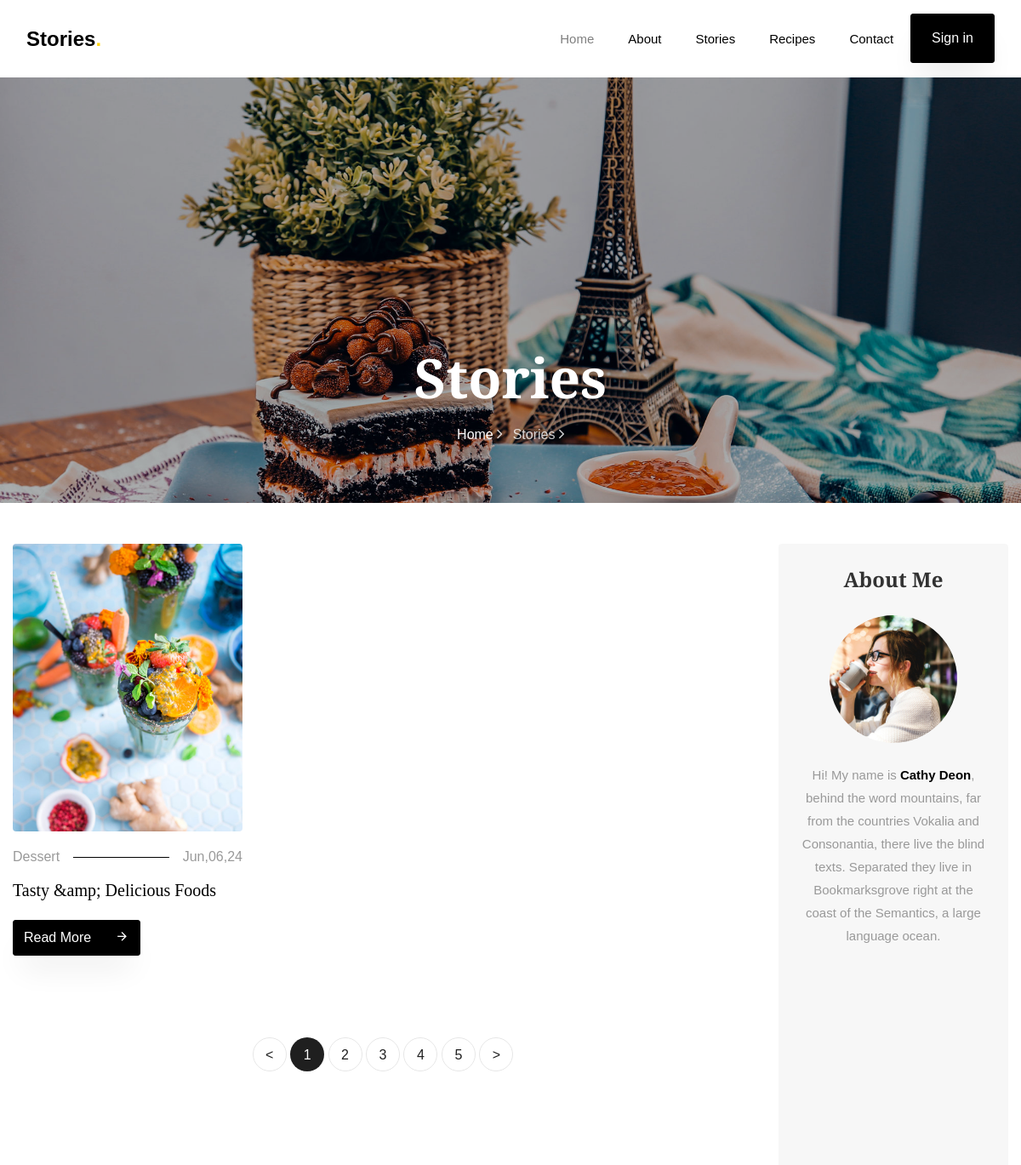
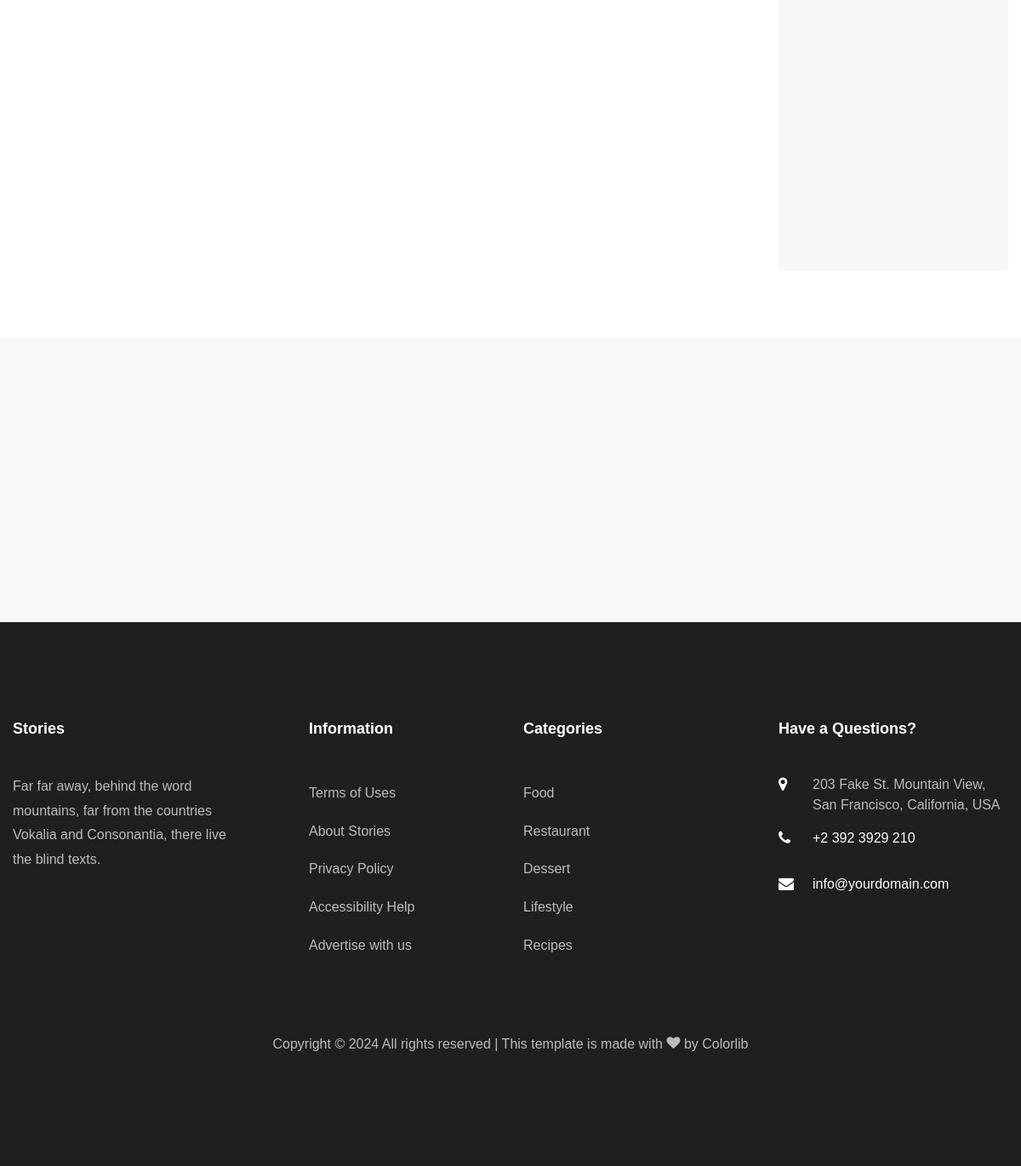
/stories/?category=LifeStyle, run on the app's committed database (2 pictures, top to bottom).
### story/models.py (models this page shows, shortened)
class Stories(BaseModel):
    title =models.CharField(verbose_name="title of stories" , max_length=50,help_text="max 50 characters")
    image = models.ImageField(upload_to="stories_img",verbose_name="Image of Stories")
    category = models.ForeignKey(Category,on_delete=models.CASCADE,verbose_name='Category of the blog',related_name="story_category")
    descriptions = RichTextUploadingField()
    tag=models.ManyToManyField(Tag,related_name="story_tag")
    author = models.ForeignKey(Author,on_delete=models.CASCADE,related_name='story_author')
    class Meta:
        verbose_name = "Story"
        verbose_name_plural = "Stories"

### story/views.py (the view)
# urls.py: path('stories/', stories, name = 'stories'),
def stories(request):
    category_filter = request.GET.get('category')
    if category_filter:
        all_stories = Stories.objects.filter(category__name=category_filter)
    else:
        all_stories = Stories.objects.all()
    context = {
        'all_stories' : all_stories,
    }
    return render(request, 'stories.html',context)

### context_processors/custom_context.py (called while the page is built)
def category_list(request):
    categories = Category.objects.annotate(count= Count('story_category'))
    return {'category_list':categories}

### story/models.py (called while the page is built)
    def __str__(self):
        return self.name

### story/templates/stories.html (shortened to what this page needs)
{% extends 'base.html' %}
{% load static %}
{% block content %}
    <section class="hero-wrap hero-wrap-2" style="background-image: url({% static 'images/bg_4.jpg' %});">
        <div class="overlay"></div>
        <div class="container">
            <div class="row no-gutters slider-text align-items-end justify-content-center">
                <div class="col-md-9 ftco-animate pb-5 text-center">
                    <h1 class="mb-3 bread">Stories</h1>
                    <p class="breadcrumbs"><span class="mr-2"><a href="{% url 'home' %}">Home <i
                            class="ion-ios-arrow-forward"></i></a></span> <span>Stories <i
                            class="ion-ios-arrow-forward"></i></span>
                    </p>
                </div>
            </div>
        </div>
    </section>
    <section class="ftco-section">
        <div class="container">
            <div class="row">
                <div class="col-lg-9">
                    <div class="row">
                        {% for story in all_stories %}
                            <div class="col-md-4 ftco-animate">
                                <div class="blog-entry">
                                    <a href="{% url 'story' story.pk %}" class="img-2 "><img src="{{story.image.url}}" class="img-fluid " alt="Colorlib Template"></a>
                                    <div class="text pt-3">
                                        <p class="meta d-flex"><span class="pr-3">Dessert</span><span class="ml-auto pl-3">{{story.created_at| date:"M,d,y"}}</span>
                                        </p>
                                        <h3><a href="{% url 'story' story.pk %}">{{story.title}}</a></h3>
                                        <p class="mb-0"><a href="{% url 'story' story.pk %}" class="btn btn-black py-2">Read More <span
                                                class="icon-arrow_forward ml-4"></span></a></p>
                                    </div>
                                </div>
                            </div>
                        {% endfor %}
                    </div>
                    <div class="row mt-5">
                        <div class="col text-center">
                            <div class="block-27">
                                <ul>
                                    <li><a href="#">&lt;</a></li>
                                    <li class="active"><span>1</span></li>
                                    <li><a href="#">2</a></li>
                                    <li><a href="#">3</a></li>
                                    <li><a href="#">4</a></li>
                                    <li><a href="#">5</a></li>
                                    <li><a href="#">&gt;</a></li>
                                </ul>
                            </div>
                        </div>
                    </div>
                </div>
                <div class="col-lg-3">
                    <div class="sidebar-wrap">
                        <div class="sidebar-box p-4 about text-center ftco-animate">
                            <h2 class="heading mb-4">About Me</h2>
                            <img src="{% static 'images/author.jpg' %}" class="img-fluid" alt="Colorlib Template">
                            <div class="text pt-4">
                                <p>Hi! My name is <strong>Cathy Deon</strong>, behind the word mountains, far from the
                                    countries Vokalia and Consonantia, there live the blind texts. Separated they live in
                                    Bookmarksgrove right at the coast of the Semantics, a large language ocean.</p>
                            </div>
                        </div>
                    </div>
                </div>
            </div>
        </div>
    </section>
    <section class="ftco-subscribe ftco-section bg-light">
        <div class="overlay">
            <div class="container">
                <div class="row d-flex justify-content-center">
                </div>
            </div>
        </div>
    </section>
{% endblock %}

### data on the page
Stories: image (picture), created_at "Jun,06,24", title "Tasty &amp; Delicious Foods"
